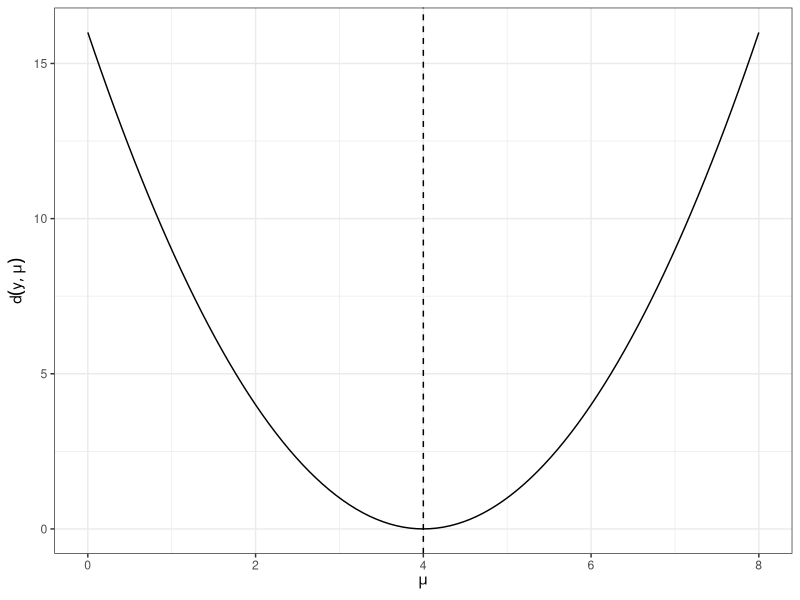
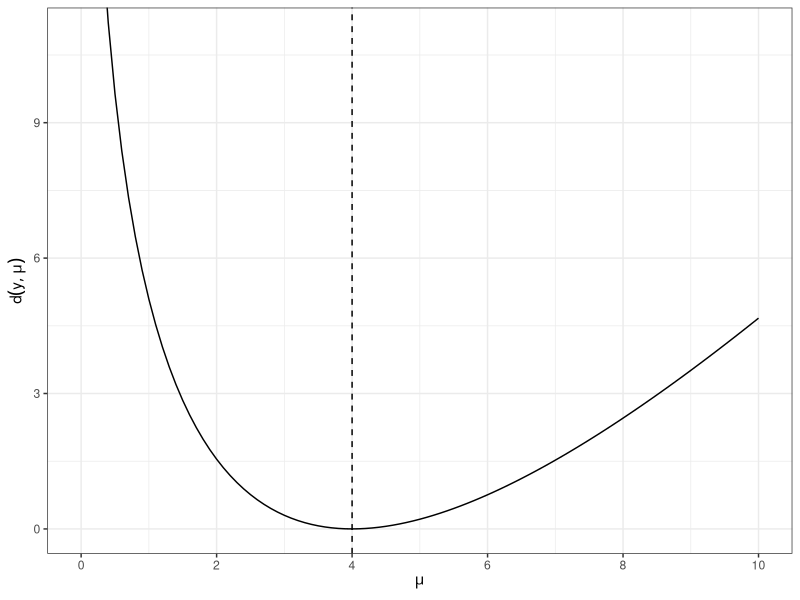

R code for these plots, in order:
## ---- chunk 1
#| label: fig-normal-unit-deviance
library(ggplot2)
y <- 4
ggplot() +
  stat_function(fun = function(mu)((mu - y)^2), xlim = c(0, 8)) +
  geom_vline(xintercept = y, linetype = "dashed") +
  labs(x = expression(mu), y = expression(d(y, mu))) +
  theme_bw()
## ---- chunk 2
#| label: fig-poisson-unit-deviance
library(ggplot2)
y <- 4
ggplot() +
  stat_function(fun = function(mu)(2*(y*log(y/mu) - (y - mu))), xlim = c(0, 10)) +
  geom_vline(xintercept = y, linetype = "dashed") +
  labs(x = expression(mu), y = expression(d(y, mu))) +
  scale_x_continuous(breaks = seq(0, 10, 2)) +
  coord_cartesian(ylim = c(0, 11)) +
  theme_bw()
